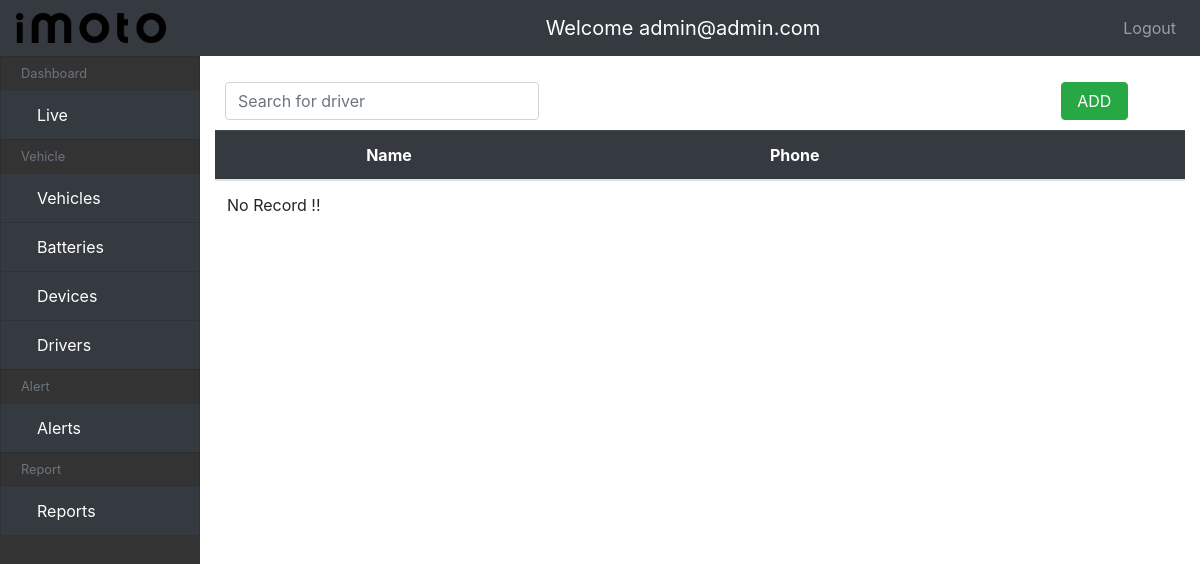
The page /vehicles/driver/ (signed in) on the database as committed earlier.
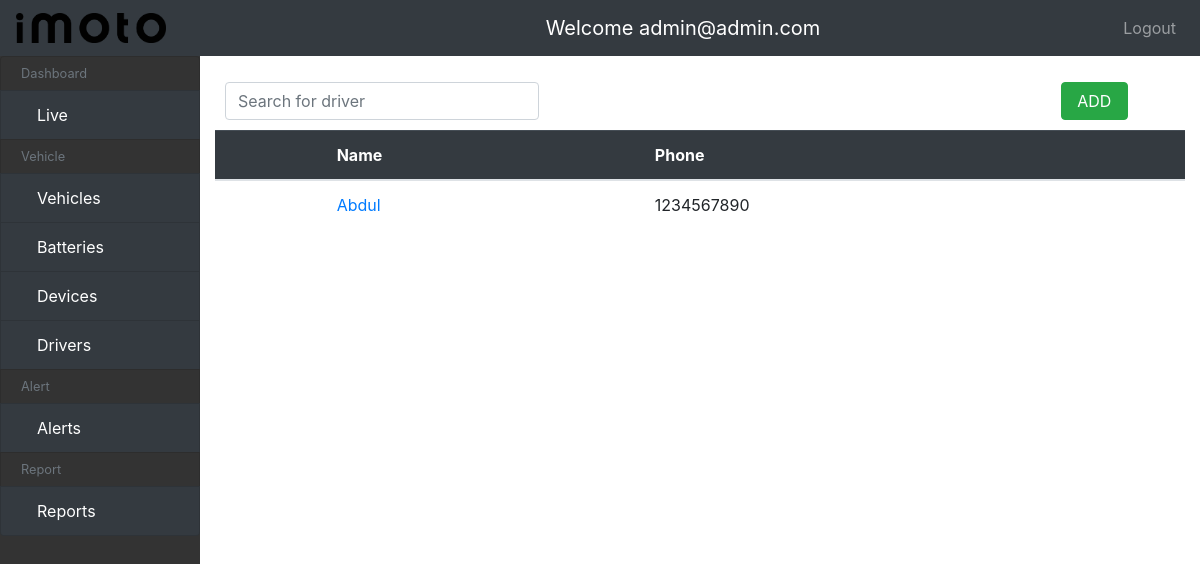
The same page on the database as committed later.
### Vehicle/models.py (models this page shows, shortened)
class Driver(models.Model):
    name = models.CharField(
        verbose_name="driver name",
        max_length=255
    )
    phone_number = models.CharField(
        verbose_name="phone number",
        max_length=10
    )

### Vehicle/views.py (the view)
# urls.py: path('driver/', DriverListView.as_view(), name='driver-list'),
class DriverListView(LoginRequiredMixin, ListView):
    model = Driver
    template_name = "driver/driver_list.html"
    context_object_name = "drivers"
    def get_context_data(self, **kwargs):
        context = super().get_context_data(**kwargs)
        drivers_filter = DriverFilter(
            self.request.GET
        )
        drivers = drivers_filter.qs
        context.update({
            "drivers": drivers,
            "drivers_filter": drivers_filter
        })
        return context

### templates/driver/driver_list.html
{% extends "main.html" %}
{% load static %}
{% block content %}
<div class="input-group" style="width:100%; padding:10px;">
  <form action="{% url 'driver-list'  %}" style="width:33%; flex:none float:left;" method="GET">
      <input type="text" name="search" class="form-control rounded"  placeholder="Search for driver" value="{{ drivers_filter.form.search.value|default:'' }}">
</form>
  <div class="" style="width:55%; flex:none float:left;"></div>
  <div  class="btn btn-success" style="width:7%; flex:none float:left; ">
    <a href="{% url 'driver-create' %}" style="color:white">ADD</a>
  </div>
</div>
<table class="table">
  <thead class="table-dark">
    <tr>
      <th scope="col"></th>
      <th scope="col">Name</th>
      <th scope="col">Phone</th>
    </tr>
  </thead>
  <tbody>
    {% if drivers %}
    {% for driver in drivers %}
    <tr>
      <th scope="row"></th>
      <td><a href="{% url 'driver-update' driver.id %}">{{driver.name}}</a></td>
      <td>{{driver.phone_number}}</td>
    </tr>
    {% endfor %}
    {% else %}
    <tr class="no-data">
    <td colspan="14">No Record !!</td>
    </tr>
    {% endif %}
  </tbody>
</table>
{% endblock %}

Rows that differ between the two databases and show on the page:
added Driver: name "Abdul", phone_number "1234567890"
Other text that changed with them:
text no longer shown: "No Record !!"
